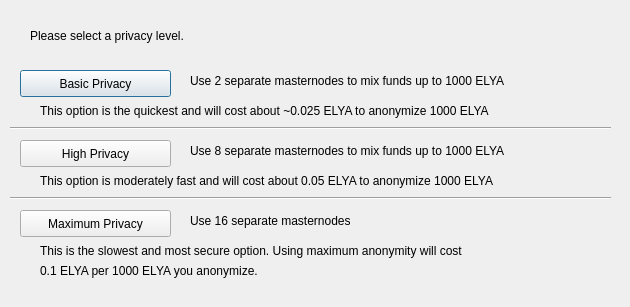
<?xml version="1.0" encoding="UTF-8"?>
<ui version="4.0">
 <class>DarksendConfig</class>
 <widget class="QDialog" name="DarksendConfig">
  <property name="geometry">
   <rect>
    <x>0</x>
    <y>0</y>
    <width>630</width>
    <height>307</height>
   </rect>
  </property>
  <property name="windowTitle">
   <string>Configure Darksend</string>
  </property>
  <widget class="QPushButton" name="buttonBasic">
   <property name="geometry">
    <rect>
     <x>20</x>
     <y>70</y>
     <width>151</width>
     <height>27</height>
    </rect>
   </property>
   <property name="text">
    <string>Basic Privacy</string>
   </property>
  </widget>
  <widget class="QPushButton" name="buttonHigh">
   <property name="geometry">
    <rect>
     <x>20</x>
     <y>140</y>
     <width>151</width>
     <height>27</height>
    </rect>
   </property>
   <property name="text">
    <string>High Privacy</string>
   </property>
  </widget>
  <widget class="QPushButton" name="buttonMax">
   <property name="geometry">
    <rect>
     <x>20</x>
     <y>210</y>
     <width>151</width>
     <height>27</height>
    </rect>
   </property>
   <property name="text">
    <string>Maximum Privacy</string>
   </property>
  </widget>
  <widget class="QLabel" name="label">
   <property name="geometry">
    <rect>
     <x>30</x>
     <y>20</y>
     <width>571</width>
     <height>31</height>
    </rect>
   </property>
   <property name="text">
    <string>Please select a privacy level.</string>
   </property>
  </widget>
  <widget class="QLabel" name="label_2">
   <property name="geometry">
    <rect>
     <x>190</x>
     <y>70</y>
     <width>421</width>
     <height>21</height>
    </rect>
   </property>
   <property name="text">
    <string>Use 2 separate masternodes to mix funds up to 1000 ELYA</string>
   </property>
  </widget>
  <widget class="QLabel" name="label_3">
   <property name="geometry">
    <rect>
     <x>190</x>
     <y>140</y>
     <width>411</width>
     <height>21</height>
    </rect>
   </property>
   <property name="text">
    <string>Use 8 separate masternodes to mix funds up to 1000 ELYA</string>
   </property>
  </widget>
  <widget class="QLabel" name="label_4">
   <property name="geometry">
    <rect>
     <x>190</x>
     <y>210</y>
     <width>421</width>
     <height>21</height>
    </rect>
   </property>
   <property name="text">
    <string>Use 16 separate masternodes</string>
   </property>
  </widget>
  <widget class="QLabel" name="label_6">
   <property name="geometry">
    <rect>
     <x>40</x>
     <y>100</y>
     <width>561</width>
     <height>21</height>
    </rect>
   </property>
   <property name="text">
    <string>This option is the quickest and will cost about ~0.025 ELYA to anonymize 1000 ELYA</string>
   </property>
  </widget>
  <widget class="QLabel" name="label_7">
   <property name="geometry">
    <rect>
     <x>40</x>
     <y>170</y>
     <width>561</width>
     <height>21</height>
    </rect>
   </property>
   <property name="text">
    <string>This option is moderately fast and will cost about 0.05 ELYA to anonymize 1000 ELYA</string>
   </property>
  </widget>
  <widget class="QLabel" name="label_8">
   <property name="geometry">
    <rect>
     <x>40</x>
     <y>240</y>
     <width>561</width>
     <height>21</height>
    </rect>
   </property>
   <property name="text">
    <string>This is the slowest and most secure option. Using maximum anonymity will cost</string>
   </property>
  </widget>
  <widget class="QLabel" name="label_9">
   <property name="geometry">
    <rect>
     <x>40</x>
     <y>260</y>
     <width>561</width>
     <height>21</height>
    </rect>
   </property>
   <property name="text">
    <string>0.1 ELYA per 1000 ELYA you anonymize.</string>
   </property>
  </widget>
  <widget class="Line" name="line">
   <property name="geometry">
    <rect>
     <x>10</x>
     <y>120</y>
     <width>601</width>
     <height>16</height>
    </rect>
   </property>
   <property name="orientation">
    <enum>Qt::Horizontal</enum>
   </property>
  </widget>
  <widget class="Line" name="line_2">
   <property name="geometry">
    <rect>
     <x>10</x>
     <y>190</y>
     <width>601</width>
     <height>16</height>
    </rect>
   </property>
   <property name="orientation">
    <enum>Qt::Horizontal</enum>
   </property>
  </widget>
 </widget>
 <resources/>
 <connections/>
</ui>
